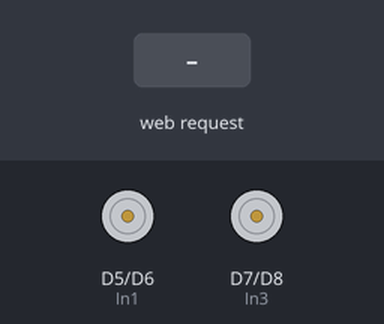
The sketch below on a simulated ESP8266 (NodeMCU). Parts: motor-driver pin pairs drawn as motors (green arrow = first pin HIGH = forward, orange = second pin HIGH = backward, longer = more drive, scaled by the enable pin). Inputs (shaded band) come from the test bench. WiFi joins after 1.5 s; servers stay silent unless stated; storage starts empty; what the sketch prints to the serial monitor is not drawn.

Above: at 3.2 s.
3.3 s: HTTP request GET /FORWARD received
At 4.0 s:
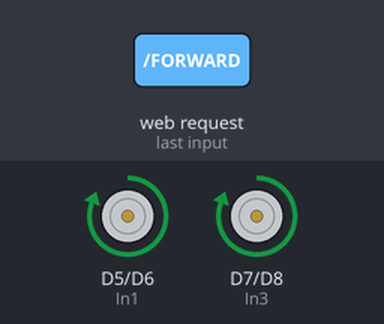
4.8 s: HTTP request GET /BACKWARD received
At 5.1 s:
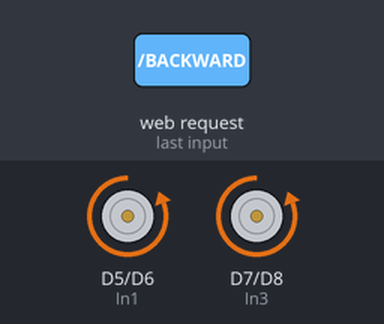
6.3 s: HTTP request GET /LEFT received
At 7.4 s:
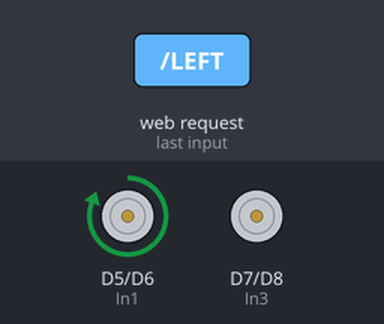
7.8 s: HTTP request GET /RIGHT received
At 8.6 s:
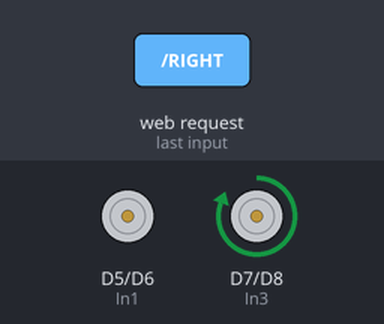
9.3 s: HTTP request GET /STOP received
At 9.7 s:
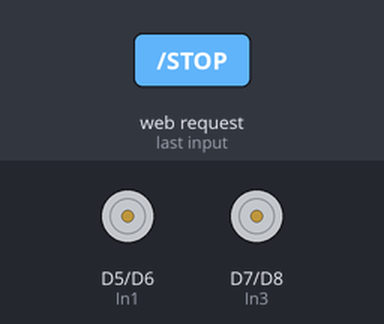
10.8 s: HTTP request GET /FORWARD?plain=1 received
At 12.1 s:
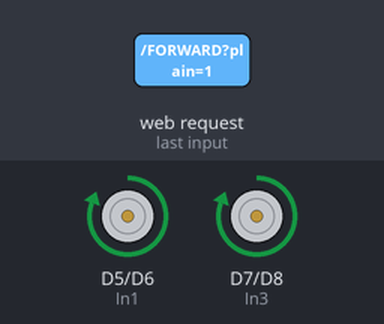
Timing chart, 0 to 13.3 s (numbered marks = the images above; inputs shaded):
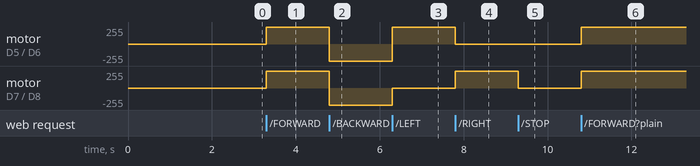

Measured:
- after the input at 3.3 s, motor on D5 (In1) / D6 (In2), motor on D7 (In3) / D8 (In4): stopped → forward 255/255 at once
- after the input at 4.8 s, motor on D5 (In1) / D6 (In2), motor on D7 (In3) / D8 (In4): forward 255/255 → backward 255/255 at once
- after the input at 6.3 s, motor on D5 (In1) / D6 (In2): backward 255/255 → forward 255/255 at once; motor on D7 (In3) / D8 (In4): backward 255/255 → stopped at once
- after the input at 7.8 s, motor on D5 (In1) / D6 (In2): forward 255/255 → stopped at once; motor on D7 (In3) / D8 (In4): stopped → forward 255/255 at once
- after the input at 9.3 s, motor on D7 (In3) / D8 (In4): forward 255/255 → stopped at once
- after the input at 10.8 s, motor on D5 (In1) / D6 (In2), motor on D7 (In3) / D8 (In4): stopped → forward 255/255 at once

The sketch:

esp8266_BigRCCar_httpServer.ino
```cpp
/*The program takes control over 4-wheel (and correspondingly, 4 DC motors) car,
at the heart of which ESP8266 SoC lies. The RobotDyn NodeM development board was
 used in this project.It is worth to note that one side motors are connected
in parallel. L293N-based board was used to drive the motors. After uploading the compiled sketch,
you have to uppload html-pages, which can be found in 'data' folder. These
files built an interface, containing four buttons and 'range' html-element,
which allows to move the car forward, backward, turn right or left, and,
finally, to adjust the speed of machine. All the features of data exchange are
implemented via sending GET/POST requests by browser, when an user changes the state
of buttons/range element. On the sketch side, http-server catches the url-strings
of GET/POST requests, and then it makes decision, what to do. In case of POST request,
additionally body of request is analyzed.*/

#include <ESP8266WiFi.h>
#include <WiFiClient.h>
#include <ESP8266WebServer.h>
#include <FS.h>

//Here, pins controlling the left side motors are defined
#define In1 D5
#define In2 D6
//Corresponding definitions for right side motors
#define In3 D7
#define In4 D8
//And, finally, pins to enable PWM signal for L293N switches
#define EnA D3
#define EnB D4
//The defines printed bellow serve as semaphors to establish events, preceeding stop of engines.
#define locForward 1
#define locBackward 2
#define locTurnLeft 3
#define locTurnRight 4
//Now, you have to enter credentials corresponding your wifi network
const char* ssid = "***";
const char* password = "***";
ESP8266WebServer server(80);//here we use standard port for the http-server
volatile static uint8_t locationCode = 0; // a semaphor variable, which is used to get know previous function

//Here, one should declare functions used within the sketch.
void goForward();
void goBackward();
void turnRight();
void turnLeft();
void stopEngine1();
void stopEngine2();

void setup() {
  Serial.begin(115200);
  pinMode(In1, OUTPUT);//we toggle controlling pins as outputs
  pinMode(In2, OUTPUT);
  pinMode(In3, OUTPUT);
  pinMode(In4, OUTPUT);
  pinMode(EnA,OUTPUT);
  pinMode(EnB,OUTPUT);
  digitalWrite(In1, LOW);//Initially, all the motors are stayed stopped
  digitalWrite(In2, LOW);
  digitalWrite(In3, LOW);
  digitalWrite(In4, LOW);
  digitalWrite(EnA,HIGH);//It enables all the outputs,i.e. duty cycle is of 100%
  digitalWrite(EnB,HIGH);
  delay(10);
  Serial.println('\n');
  WiFi.begin(ssid, password);//The function initializes wi-fi connection
  Serial.print("Connecting to ");
  Serial.print(ssid); Serial.println(" ... ");
  int i = 0;//Here, every second the sketch prints number of seconds elapsed before connection is established
  while (WiFi.status() != WL_CONNECTED) {
    delay(1000);
    Serial.print(++i); Serial.print(' ');
  }

  Serial.println('\n');
  Serial.println("Connection established!");
  Serial.print("IP address:\t");
  Serial.println(WiFi.localIP());//it prints ip-address

  SPIFFS.begin();//the method begin of SPIFFS class initializes a filesystem
  //Here, server catches GET/POST requests transmitting a controlling info
  server.on("/FORWARD", HTTP_GET, goForward);
  server.on("/BACKWARD", HTTP_GET, goBackward);
  server.on("/LEFT", HTTP_GET, turnLeft);
  server.on("/RIGHT", HTTP_GET, turnRight);
  server.on("/STOP", HTTP_GET, stopEngines);
  server.on("/PWMDATA", HTTP_POST, setPWM);//To receive a value of duty cycle, we use body of POST-request
  //Bellow, we handle an absence of a file (uri), which can be actually absent
  server.onNotFound([]() {
    if (!handleFileRead(server.uri()))
      server.send(404, "text/plain", "404: not found");
  });
  server.begin();//This runs the server
  Serial.println("HTTP server started.");
}

void loop() {
  server.handleClient();//It's neccessary for correct event loop operation
}

String getContentType(String filename)
{
  //the function determines type of a file, which has to be done for correct work of SPIFFS
  if (filename.endsWith(".html")) return "text/html";
  else if (filename.endsWith(".css")) return "text/css";
  else if (filename.endsWith(".js")) return "application/javascript";
  else if (filename.endsWith(".ico")) return "image/x-icon";
  else if (filename.endsWith(".png")) return "image/png";
  else if (filename.endsWith(".jpg")) return "image/jpeg";

  return "text/plain";
}

bool handleFileRead(String path) {
  Serial.println("handleFileRead: " + path);
  if (path.endsWith("/")) path += "index.html";
  String contentType = getContentType(path);
  if (SPIFFS.exists(path)) {
    File file = SPIFFS.open(path, "r");
    size_t sent = server.streamFile(file, contentType);
    file.close();
    return true;
  }
  else {
    Serial.println("\tFile not found");
    return false;
  }
}

void goForward() {
  //The code bellow switches both L293N-based driver to push the car forward
  digitalWrite(In1, HIGH);
  digitalWrite(In2, LOW);
  digitalWrite(In3, HIGH);
  digitalWrite(In4, LOW);
  server.sendHeader("Location", "/Forward.html");
  server.send(303);
  locationCode = locForward;//here, we acquire the marking of this function, which will be used in stopEngines function
}

void goBackward() {
  digitalWrite(In1, LOW);
  digitalWrite(In2, HIGH);
  digitalWrite(In3, LOW);
  digitalWrite(In4, HIGH);
  server.sendHeader("Location", "/Backward.html");
  server.send(303);
  locationCode = locBackward;
}

void turnLeft() {
  //Here, the car to render turning left, we have to stop left-side motors, and to provide forward rotation of the right-side wheels
  digitalWrite(In1, HIGH);
  digitalWrite(In2, LOW);
  digitalWrite(In3, LOW);
  digitalWrite(In4, LOW);
  server.sendHeader("Location", "/Left.html");
  server.send(303);
  locationCode = locTurnLeft;
}

void turnRight() {
  digitalWrite(In1, LOW);
  digitalWrite(In2, LOW);
  digitalWrite(In3, HIGH);
  digitalWrite(In4, LOW);
  server.sendHeader("Location", "/Right.html");
  server.send(303);
  locationCode = locTurnRight;
}

void stopEngines() {
  digitalWrite(In1, LOW);
  digitalWrite(In2, LOW);
  digitalWrite(In3, LOW);
  digitalWrite(In4, LOW);
  //to resend appropriate html-page, one have to determine, which html-frame to redraw
  switch (locationCode) {
    case locForward:
      server.sendHeader("Location", "Forward.html");
      server.send(303);
      break;
    case locBackward:
      server.sendHeader("Location", "Backward.html");
      server.send(303);
      break;
    case locTurnLeft:
      server.sendHeader("Location", "Left.html");
      server.send(303);
      break;
    case locTurnRight:
      server.sendHeader("Location", "Right.html");
      server.send(303);
      break;
    default:
      server.sendHeader("Location", "index.html");
      server.send(303);
      break;
  }
}

void setPWM() {
  //Here, we try to catch argument 'plain' from request headers
  if (server.hasArg("plain") == false) { //Check if body received
    server.send(200, "text/plain", "Body not received");
    return;
  }
  //then, the body of POST request is received and, then, converted into a number, corresponding duty cycle
  String message = server.arg("plain");
  int pwmValue = message.toInt();
  pwmValue = map(pwmValue,0,100,0,1023);//10-bit PWM is used in ESP8266 SoC, so we've to use appropriate scaling
  analogWrite(EnA,pwmValue);//finally, we write the read and transformed 'duty cycle' value into control registers of the ESP8266
  analogWrite(EnB,pwmValue);
  server.send(200, "text/plain", message);
  Serial.println(pwmValue);
}
```
